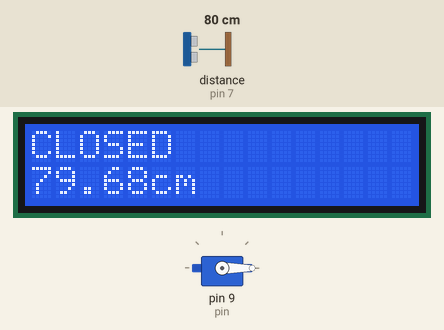
The sketch below on a simulated Arduino Uno, built with avr-gcc and run on an emulated ATmega328P. Parts: servo, 16×2 character LCD. Wiring (inferred from the names in the program): ultrasonic range finder: trigger pin 7; echo pin 7. Inputs (shaded band) come from the test bench; at power-on: distance to the obstacle (sensor on pin 7) 80 cm. The echo pulse lasts 58.3 µs per cm.

Above: at 2.2 s.
2.3 s: distance to the obstacle (sensor on pin 7) set to 18 cm
At 5.5 s:
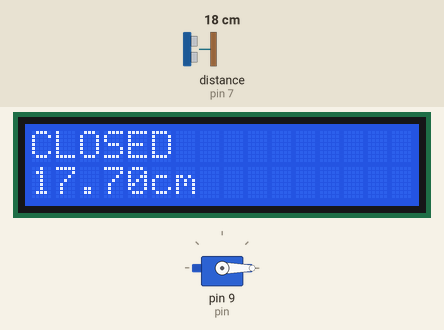
5.8 s: distance to the obstacle (sensor on pin 7) set to 13 cm
At 7.5 s:
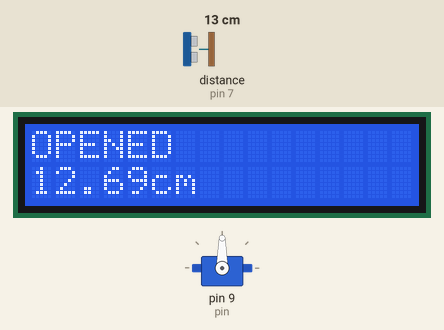
At 15.2 s:
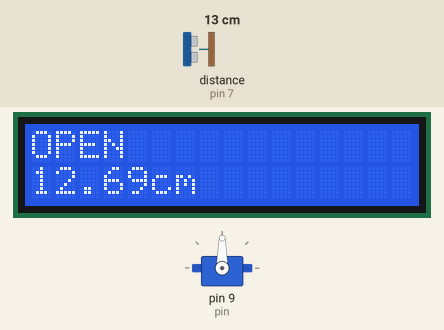
Timing chart, 0 to 24.1 s (numbered marks = the images above; inputs shaded):
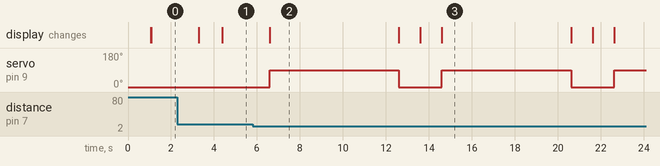

The sketch:

Smart_Dustbin.ino
```cpp
#include <Servo.h>
#include <LiquidCrystal.h>
Servo lid;
LiquidCrystal lcd(12,11,5,4,3,2);
int ultra=7;
int pin=9;
void setup()
{
  lid.attach(pin);
  lid.write(0);
  lcd.begin(16,2);
  lcd.print("Samrt Dustbin");
  delay(1000);
  lcd.clear();
}

void loop()
{
  long duration;
  float distance;
  pinMode(ultra,OUTPUT);
  digitalWrite(ultra,LOW);
  delayMicroseconds(2);
  digitalWrite(ultra,HIGH);
  delayMicroseconds(5);
  digitalWrite(ultra,LOW);

  pinMode(ultra,INPUT);
  duration=pulseIn(ultra,HIGH);
  distance=duration*0.0343/2;//Because speed of sound is 343m/s

  if (distance>0 && distance<15){
  lid.write(90);
  lcd.setCursor(0,0);
  lcd.print("OPEN");
  lcd.setCursor(0,1);
  lcd.print(distance);
  lcd.print("cm");
  delay(6000);
  lid.write(0);
  lcd.clear();
  lcd.setCursor(0,0);
  lcd.print("Thank You !");
  delay(1000);
  lcd.clear();
  }
  else{
  lid.write(0);
  lcd.setCursor(0,0);
  lcd.print("CLOSED");
  lcd.setCursor(0,1);
  lcd.print(distance);
  lcd.print("cm");
  delay(100);}
  delay(1000);
}
```

Measured:
- the behaviour switches between 16 and 15 cm on distance to the obstacle (sensor on pin 7) (found by bisection; images 1 and 2)
- after the input at 2.3 s, the display: first changes after 0.99 s (image 1 shows a later state)
- after the input at 5.8 s, servo on pin 9 (pin): alternates 90° for 6.0 s and 0° for 2.0 s, starting after 0.80 s; the display: changes after 0.80 s (image 2)
- what the display in image 2 shows lasts 6.0 s, from 6.6 s to 12.6 s
